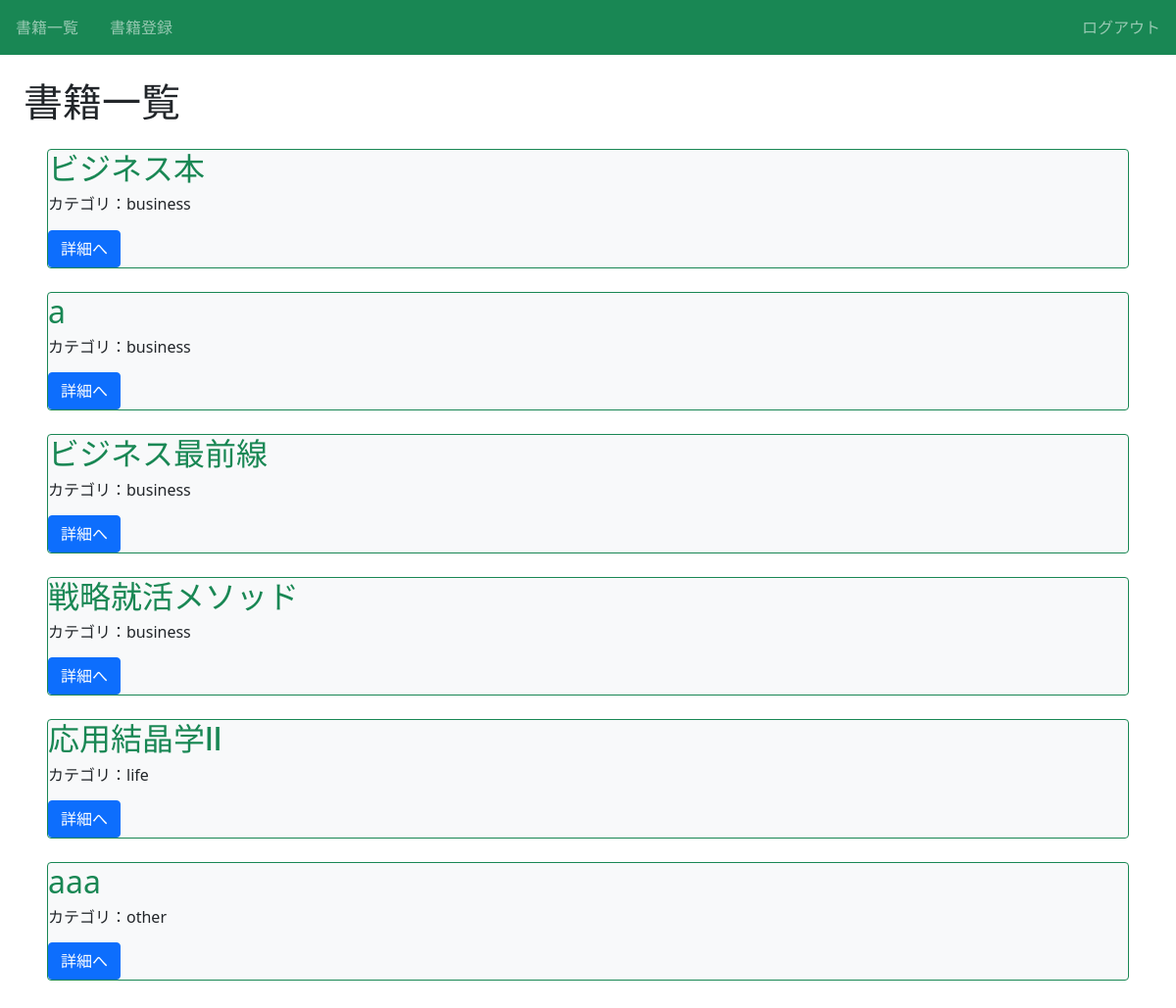
The app's page / (signed in) with its own data.
### book/models.py (models this page shows, shortened)
class Book(models.Model):
    title = models.CharField(max_length=100)
    text = models.TextField()
    category = models.CharField(
        max_length=100,
        choices = CATEGORY
        )

### book/views.py (the view)
# urls.py: path('', views.index_view, name='index'),
def index_view(request):
    print('index_view is called')
    object_list = Book.objects.order_by('category')
    return render(request, 'book/index.html',{'object_list':object_list})

### book/templates/book/index.html (shortened to what this page needs)
{% extends 'base.html' %}
{% block h1 %}書籍一覧{% endblock%}
{% block content %}
    {% for item in object_list %}
    <div class="m-4 bg-light border border-success rounded">
        <h2 class="text-success">{{item.title}}</h2>
        <h6>カテゴリ：{{ item.category }}</h6>
        <div class="mt-3">
            <a href="{% url 'detail-book' item.pk %}" class="btn btn-primary"> 詳細へ </a>
        </div>
    </div>
    {% endfor %}
{% endblock content %}

### records on screen
Book: title "ビジネス本", category "business"
Book: title "a", category "business"
Book: title "ビジネス最前線", category "business"
Book: title "戦略就活メソッド", category "business"
Book: title "応用結晶学Ⅱ", category "life"
Book: title "aaa", category "other"
